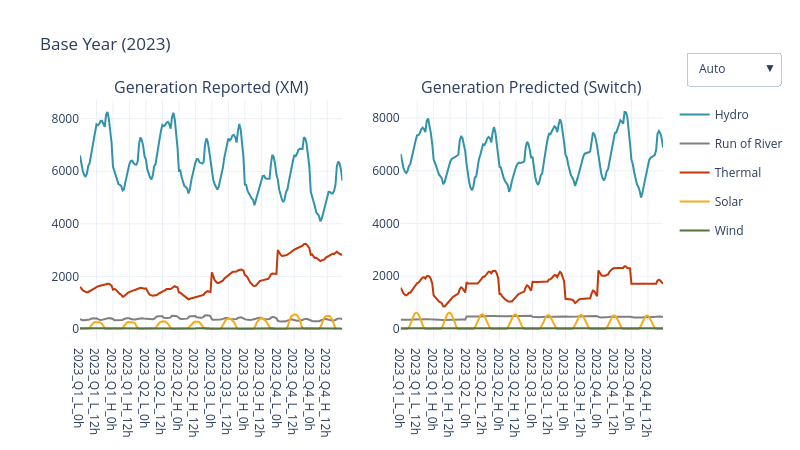

Notebook source saved alongside this figure:
### Markdown cell above
### 3.4.5 Dispatch by Technology Switch x XM

### Code cell
# Take both Sets
gen_res = gen_res[['timestamp', 'Tech', 'DispatchGen_MW', ]]
gen_disp = gen_disp[gen_disp['timestamp'].str.startswith('2023')][['timestamp', 'Tech', 'DispatchGen_MW']]

# Crete individual plots
fig1 = px.line(
    gen_res, x='timestamp', y='DispatchGen_MW', color='Tech', title='Generation Reported (XM)',
    color_discrete_map=tech_colors, category_orders={"Tech": tech_order})
fig2 = px.line(
    gen_disp, x='timestamp', y='DispatchGen_MW', color='Tech', title='Generation Predicted (Switch)',
    color_discrete_map=tech_colors, category_orders={"Tech": tech_order})

# Create subplots
fig = make_subplots(rows=1, cols=2, subplot_titles=("Generation Reported (XM)", "Generation Predicted (Switch)"))
# Add figures to subplots
for trace in fig1['data']: fig.add_trace(trace, row=1, col=1)
for trace in fig2['data']: fig.add_trace(trace, row=1, col=2)

# Only show one legend
names = set()
for trace in fig['data']:
    if (trace.name in names): trace.showlegend = False
    else: names.add(trace.name)

# Add buttons to change y-range
fig.update_layout(
    title='Base Year (2023)',
    updatemenus=[
        go.layout.Updatemenu(
            buttons=list([
                dict(args=[{"yaxis.autorange": True, "yaxis2.autorange": True}], label="Auto", method="relayout"),
                dict(args=[{"yaxis.range": [5, 30], "yaxis2.range": [5, 30]}], label="30 Fixed", method="relayout"),
                dict(args=[{"yaxis.range": [0, 700], "yaxis2.range": [0, 700]}], label="700 Fixed", method="relayout"),
                dict(args=[{"yaxis.range": [0, 9000], "yaxis2.range": [0, 9000]}], label="9k Fixed", method="relayout")]),
            direction="down", x=1.2, xanchor="right", y=1.2
        )],
    height=9*50, width=16*50,
    template="plotly_white")

fig.update_xaxes(dtick=12, row=1, col=1)
fig.update_xaxes(dtick=12, row=1, col=2)
fig.show()

### Figure 1 — Plotly figure (JSON) as saved in the notebook; plotly's stock layout.template omitted (floating-point values rounded to 4 significant figures; data arrays with more than 128 entries replaced by an {"elided": "..."} marker saying what was removed)
{"data": [{"hovertemplate": "Tech=Hydro<br>timestamp=%{x}<br>DispatchGen_MW=%{y}<extra></extra>", "legendgroup": "Hydro", "line": {"color": "#3292A9", "dash": "solid"}, "marker": {"symbol": "circle"}, "mode": "lines", "name": "Hydro", "orientation": "v", "showlegend": true, "type": "scatter", "x": {"elided": "192 str values"}, "xaxis": "x", "y": {"elided": "192 float values"}, "yaxis": "y"}, {"hovertemplate": "Tech=Run of River<br>timestamp=%{x}<br>DispatchGen_MW=%{y}<extra></extra>", "legendgroup": "Run of River", "line": {"color": "#808080", "dash": "solid"}, "marker": {"symbol": "circle"}, "mode": "lines", "name": "Run of River", "orientation": "v", "showlegend": true, "type": "scatter", "x": {"elided": "192 str values"}, "xaxis": "x", "y": {"elided": "192 float values"}, "yaxis": "y"}, {"hovertemplate": "Tech=Thermal<br>timestamp=%{x}<br>DispatchGen_MW=%{y}<extra></extra>", "legendgroup": "Thermal", "line": {"color": "#C53707", "dash": "solid"}, "marker": {"symbol": "circle"}, "mode": "lines", "name": "Thermal", "orientation": "v", "showlegend": true, "type": "scatter", "x": {"elided": "192 str values"}, "xaxis": "x", "y": {"elided": "192 float values"}, "yaxis": "y"}, {"hovertemplate": "Tech=Solar<br>timestamp=%{x}<br>DispatchGen_MW=%{y}<extra></extra>", "legendgroup": "Solar", "line": {"color": "#F7AB17", "dash": "solid"}, "marker": {"symbol": "circle"}, "mode": "lines", "name": "Solar", "orientation": "v", "showlegend": true, "type": "scatter", "x": {"elided": "161 str values"}, "xaxis": "x", "y": {"elided": "161 float values"}, "yaxis": "y"}, {"hovertemplate": "Tech=Wind<br>timestamp=%{x}<br>DispatchGen_MW=%{y}<extra></extra>", "legendgroup": "Wind", "line": {"color": "#55733D", "dash": "solid"}, "marker": {"symbol": "circle"}, "mode": "lines", "name": "Wind", "orientation": "v", "showlegend": true, "type": "scatter", "x": {"elided": "192 str values"}, "xaxis": "x", "y": {"elided": "192 float values"}, "yaxis": "y"}, {"hovertemplate": "Tech=Hydro<br>timestamp=%{x}<br>DispatchGen_MW=%{y}<extra></extra>", "legendgroup": "Hydro", "line": {"color": "#3292A9", "dash": "solid"}, "marker": {"symbol": "circle"}, "mode": "lines", "name": "Hydro", "orientation": "v", "showlegend": false, "type": "scatter", "x": {"elided": "192 str values"}, "xaxis": "x2", "y": {"elided": "192 float values"}, "yaxis": "y2"}, {"hovertemplate": "Tech=Run of River<br>timestamp=%{x}<br>DispatchGen_MW=%{y}<extra></extra>", "legendgroup": "Run of River", "line": {"color": "#808080", "dash": "solid"}, "marker": {"symbol": "circle"}, "mode": "lines", "name": "Run of River", "orientation": "v", "showlegend": false, "type": "scatter", "x": {"elided": "192 str values"}, "xaxis": "x2", "y": {"elided": "192 float values"}, "yaxis": "y2"}, {"hovertemplate": "Tech=Thermal<br>timestamp=%{x}<br>DispatchGen_MW=%{y}<extra></extra>", "legendgroup": "Thermal", "line": {"color": "#C53707", "dash": "solid"}, "marker": {"symbol": "circle"}, "mode": "lines", "name": "Thermal", "orientation": "v", "showlegend": false, "type": "scatter", "x": {"elided": "192 str values"}, "xaxis": "x2", "y": {"elided": "192 float values"}, "yaxis": "y2"}, {"hovertemplate": "Tech=Solar<br>timestamp=%{x}<br>DispatchGen_MW=%{y}<extra></extra>", "legendgroup": "Solar", "line": {"color": "#F7AB17", "dash": "solid"}, "marker": {"symbol": "circle"}, "mode": "lines", "name": "Solar", "orientation": "v", "showlegend": false, "type": "scatter", "x": {"elided": "192 str values"}, "xaxis": "x2", "y": {"elided": "192 float values"}, "yaxis": "y2"}, {"hovertemplate": "Tech=Wind<br>timestamp=%{x}<br>DispatchGen_MW=%{y}<extra></extra>", "legendgroup": "Wind", "line": {"color": "#55733D", "dash": "solid"}, "marker": {"symbol": "circle"}, "mode": "lines", "name": "Wind", "orientation": "v", "showlegend": false, "type": "scatter", "x": {"elided": "192 str values"}, "xaxis": "x2", "y": {"elided": "192 float values"}, "yaxis": "y2"}], "layout": {"annotations": [{"font": {"size": 16}, "showarrow": false, "text": "Generation Reported (XM)", "x": 0.225, "xanchor": "center", "xref": "paper", "y": 1, "yanchor": "bottom", "yref": "paper"}, {"font": {"size": 16}, "showarrow": false, "text": "Generation Predicted (Switch)", "x": 0.775, "xanchor": "center", "xref": "paper", "y": 1, "yanchor": "bottom", "yref": "paper"}], "height": 450, "title": {"text": "Base Year (2023)"}, "updatemenus": [{"buttons": [{"args": [{"yaxis.autorange": true, "yaxis2.autorange": true}], "label": "Auto", "method": "relayout"}, {"args": [{"yaxis.range": [5, 30], "yaxis2.range": [5, 30]}], "label": "30 Fixed", "method": "relayout"}, {"args": [{"yaxis.range": [0, 700], "yaxis2.range": [0, 700]}], "label": "700 Fixed", "method": "relayout"}, {"args": [{"yaxis.range": [0, 9000], "yaxis2.range": [0, 9000]}], "label": "9k Fixed", "method": "relayout"}], "direction": "down", "x": 1.2, "xanchor": "right", "y": 1.2}], "width": 800, "xaxis": {"anchor": "y", "domain": [0, 0.45], "dtick": 12}, "xaxis2": {"anchor": "y2", "domain": [0.55, 1], "dtick": 12}, "yaxis": {"anchor": "x", "domain": [0, 1]}, "yaxis2": {"anchor": "x2", "domain": [0, 1]}}}
